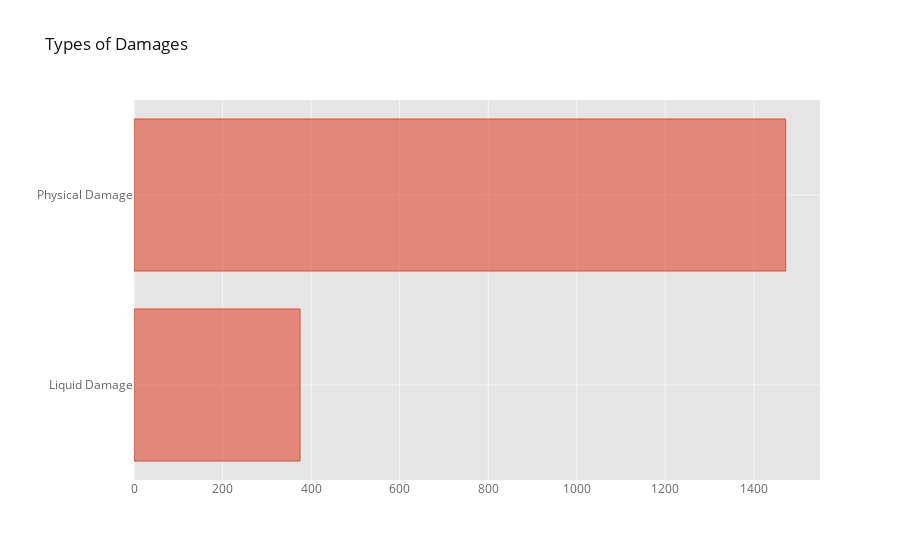

Notebook code for this chart:
### Markdown cell above
## We can see that the Physical (screen,entire display,frame,etc) damages far outweigh the Liquid damages. As liquid damages only make up only about ~25% of what Physical damage counts amount to.

### Code cell
claim_attributes.damageType.value_counts().sort_values(ascending=True).iplot(kind="barh",title="Types of Damages")

### Figure 1 — Plotly figure (JSON) as saved in the notebook; plotly's stock layout.template omitted (floating-point values rounded to 4 significant figures)
{"data": [{"marker": {"color": "rgba(226, 74, 51, 0.6)", "line": {"color": "rgba(226, 74, 51, 1.0)", "width": 1}}, "name": "damageType", "orientation": "h", "text": "", "type": "bar", "x": [375, 1472], "y": ["Liquid Damage", "Physical Damage"]}], "layout": {"legend": {"bgcolor": "#FFFFFF", "font": {"color": "#666666"}}, "paper_bgcolor": "#FFFFFF", "plot_bgcolor": "#E5E5E5", "title": {"font": {"color": "#151516"}, "text": "Types of Damages"}, "xaxis": {"gridcolor": "#F6F6F6", "showgrid": true, "tickfont": {"color": "#666666"}, "title": {"font": {"color": "#666666"}, "text": ""}, "zerolinecolor": "#F6F6F6"}, "yaxis": {"gridcolor": "#F6F6F6", "showgrid": true, "tickfont": {"color": "#666666"}, "title": {"font": {"color": "#666666"}, "text": ""}, "zerolinecolor": "#F6F6F6"}}}
